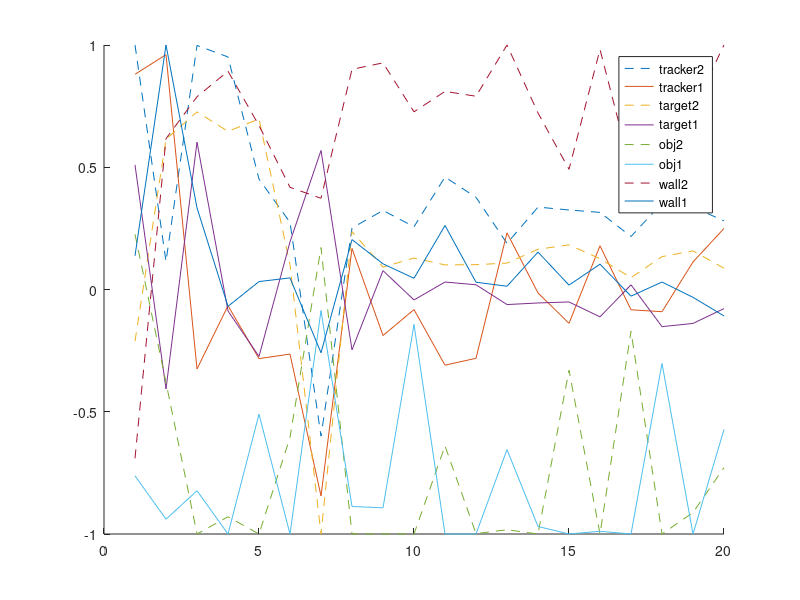

Source code (MATLAB): (Note: this script raises an error after producing the figure.)
%% plot targets
close all;
load('targetNumbers');
Y=zeros(20,8);
for i=1:20
    Y(i,1)=pMat(i).targetParameters.tracker(1);
    Y(i,2)=pMat(i).targetParameters.tracker(2);
    Y(i,3)=pMat(i).targetParameters.target(1);
    Y(i,4)=pMat(i).targetParameters.target(2);
    Y(i,5)=pMat(i).targetParameters.objective(1);
    Y(i,6)=pMat(i).targetParameters.objective(2);
    Y(i,7)=pMat(i).targetParameters.wall(1);
    Y(i,8)=pMat(i).targetParameters.wall(2);
    m=max(abs(Y(i,:)));
    Y(i,:)=Y(i,:)/m;
end
hold on;
for i=1:8
    if mod(i,2)==0
        plot(Y(:,i));
    else
        plot(Y(:,i),'--');
    end
end
legend('tracker2','tracker1','target2','target1','obj2','obj1','wall2','wall1');
refline([0 0]);
hold off;

%% plot trackers
close all;
load('trackerNumbers');
Y=zeros(10,8);
for i=1:10
    Y(i,1)=pMat(i).trackerParameters.tracker(1);
    Y(i,2)=pMat(i).trackerParameters.tracker(2);
    Y(i,3)=pMat(i).trackerParameters.target(1);
    Y(i,4)=pMat(i).trackerParameters.target(2);
    Y(i,5)=pMat(i).trackerParameters.wall(1);
    Y(i,6)=pMat(i).trackerParameters.wall(2);
    m=max(abs(Y(i,:)));
    Y(i,:)=Y(i,:)/m;
end
hold on;
for i=1:6
    if mod(i,2)==0
        plot(Y(:,i));
    else
        plot(Y(:,i),'--');
    end
end
legend('tracker2','tracker1','target2','target1','wall2','wall1');
refline([0 0]);
hold off;

%% simulate single point
close all;
load('targetNumbers');
p=pMat(8);
p.saveGif=true;
p.refreshRate=1;
p.display=true;
simulate(p);
